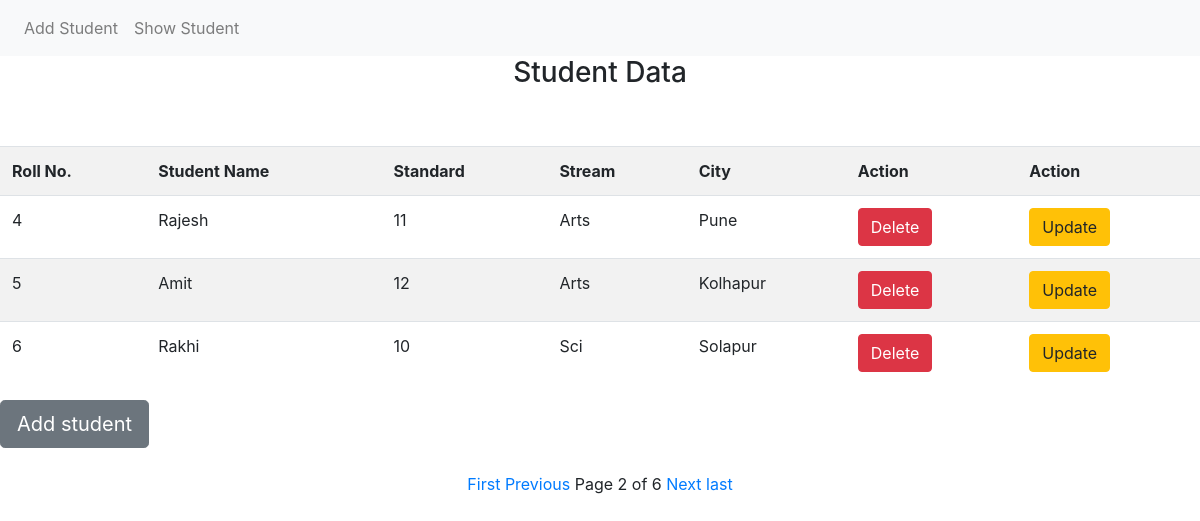
The app's page /student/show/?page=2 with its own data.
### MyApp/models.py (models this page shows)
class Student(models.Model):
    rollno = models.IntegerField()
    name = models.CharField(max_length=100)
    standard = models.IntegerField()
    stream = models.CharField(max_length=100)
    city = models.CharField(max_length=100)

### MyApp/views.py (the view)
# urls.py: path('show/', views.studentview, name='show_stud'),
def studentview(request):
    student = Student.objects.all()
    paginator = Paginator(student, 3)
    page_no = request.GET.get('page')
    page_obj = paginator.get_page(page_no)
    return render(request, 'MyApp/show_stud.html', {'page_obj': page_obj})

### templates/MyApp/show_stud.html (shortened to what this page needs)
{% extends 'layout.html' %}
{% load crispy_forms_tags %}
{% block content %}
<p class="h3" align="center">Student Data</p>
<br><br>
<table class="table table-striped">
    <tr>
        <th>Roll No.</th>
        <th>Student Name</th>
        <th>Standard</th>
        <th>Stream</th>
        <th>City</th>
        <th>Action</th>
        <th>Action</th>
    </tr>
     {% for p1 in page_obj %}
    <tr>
        <td>{{p1.rollno}}</td>
        <td>{{p1.name}}</td>
        <td>{{p1.standard}}</td>
        <td>{{p1.stream}}</td>
        <td>{{p1.city}}</td>
        <td>
            <a href="{% url 'delete' p1.id %}">
                <button class="btn btn-danger">Delete</button>
            </a>
        </td>
        <td>
            <a href="{% url 'update' p1.id %}">
                <button class="btn btn-warning">Update</button>
            </a>
        </td>
    </tr>
    {% endfor %}
</table>
<a class="btn btn-secondary btn-lg " href="{% url 'add_stud' %}">Add student </a>
<br><br>
<div class="pagination">
    <span class="step-links" style="margin:auto">
        {% if page_obj.has_previous %}
            <a href="?page=1">First</a>
            <a href="?page={{page_obj.previous_page_number}}">Previous</a>
        {% endif %}
            <span class="current">Page {{page_obj.number}} of {{page_obj.paginator.num_pages}}</span>
        {% if page_obj.has_next %}
            <a href="?page={{page_obj.next_page_number}}">Next</a>
            <a href="?page={{page_obj.paginator.num_pages}}">last</a>
        {% endif %}
    </span>
</div>
<br><br>
{% endblock %}

### records on screen
Student: rollno "4", name "Rajesh", standard "11", stream "Arts", city "Pune"
Student: rollno "5", name "Amit", standard "12", stream "Arts", city "Kolhapur"
Student: rollno "6", name "Rakhi", standard "10", stream "Sci", city "Solapur"

### other values on screen
{{ page_obj.number }} "2"
{{ page_obj.paginator.num_pages }} "6"
